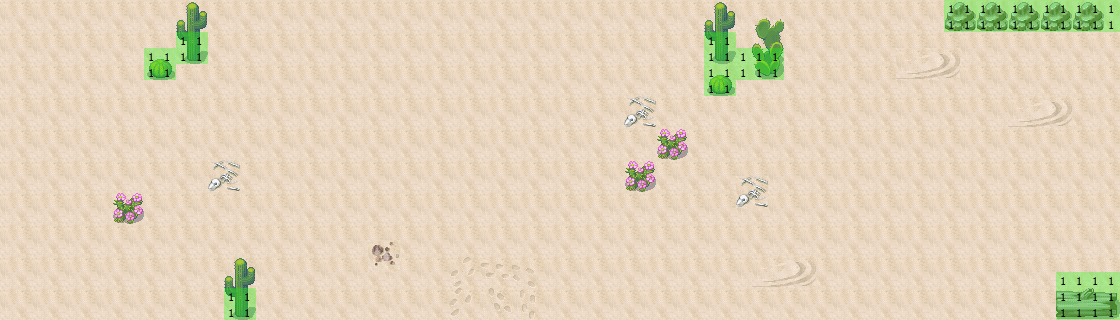

Tiled map render using the project's own tile images. Description and the map definition, with tile-layer contents summarised, below:
An orthogonal 70x20 tile map with 16x16 px tiles, 3 tile layers (background, first, meta), 2 tilesets and 23 objects (11x barrier, 4x semi-transparent, 2x entrance).

<map version="1.0" orientation="orthogonal" width="70" height="20" tilewidth="16" tileheight="16">
 <properties>
  <property name="sence-type" value="field" />
  <property name="sound" value="sounds/desert.mp3" />
  <property name="tmx" value="maps/M201.tmx" />
 </properties>
 <tileset firstgid="1" name="006-Desert01" tilewidth="16" tileheight="16">
  <image source="006-Desert01.png" width="256" height="608" />
 </tileset>
 <tileset firstgid="609" name="barrier-mask4" tilewidth="16" tileheight="16">
  <image source="barrier-mask4.png" width="64" height="64" />
 </tileset>
 <layer name="background" width="70" height="20">
  <data>[1400 cells, 1400 non-empty, 4 distinct tile ids]</data>
 </layer>
 <layer name="first" width="70" height="20">
  <data>[1400 cells, 180 non-empty, 93 distinct tile ids]</data>
 </layer>
 <layer name="meta" width="70" height="20">
  <data>[1400 cells, 60 non-empty, 1 distinct tile ids]</data>
 </layer>
 <objectgroup name="entrances" width="70" height="20">
  <object name="desert-1-east" type="entrance" x="1120" y="0" width="32" height="272">
   <properties>
    <property name="dest" value="forest-1-west" />
   </properties>
  </object>
  <object name="desert-1-west" type="entrance" x="-32" y="0" width="32" height="320">
   <properties>
    <property name="dest" value="desert-2-east" />
   </properties>
  </object>
 </objectgroup>
 <objectgroup name="barriers" width="70" height="20">
  <object type="barrier" x="944" y="0" width="160" height="32" />
  <object type="barrier" x="1056" y="272" width="64" height="48" />
  <object type="barrier" x="704" y="32" width="32" height="64" />
  <object type="barrier" x="736" y="48" width="48" height="32" />
  <object type="barrier" x="144" y="48" width="32" height="32" />
  <object type="barrier" x="176" y="32" width="32" height="32" />
  <object type="barrier" x="224" y="288" width="32" height="32" />
  <object type="barrier" x="0" y="-16" width="1120" height="16" />
  <object type="barrier" x="0" y="320" width="1120" height="16" />
  <object type="barrier" x="1120" y="-16" width="16" height="352" />
  <object type="barrier" x="-16" y="-16" width="16" height="352" />
 </objectgroup>
 <objectgroup name="semi-transparents" width="70" height="20">
  <object type="semi-transparent" x="176" y="0" width="32" height="32" />
  <object type="semi-transparent" x="224" y="256" width="32" height="32" />
  <object type="semi-transparent" x="704" y="0" width="32" height="32" />
  <object type="semi-transparent" x="752" y="16" width="32" height="32" />
 </objectgroup>
 <objectgroup name="objects" width="70" height="20">
  <object x="568" y="126">
   <properties>
    <property name="ID" value="E201" />
    <property name="flags" value="F201" />
   </properties>
  </object>
  <object x="489" y="216">
   <properties>
    <property name="ID" value="E203" />
    <property name="flags" value="F201" />
   </properties>
  </object>
  <object x="439" y="87">
   <properties>
    <property name="ID" value="E202" />
    <property name="flags" value="F201" />
   </properties>
  </object>
  <object x="578" y="186">
   <properties>
    <property name="ID" value="E201" />
    <property name="flags" value="F201" />
   </properties>
  </object>
  <object x="598" y="76">
   <properties>
    <property name="ID" value="E201" />
    <property name="flags" value="F201" />
   </properties>
  </object>
  <object x="493" y="145">
   <properties>
    <property name="ID" value="E203" />
    <property name="flags" value="F201" />
   </properties>
  </object>
 </objectgroup>
</map>
